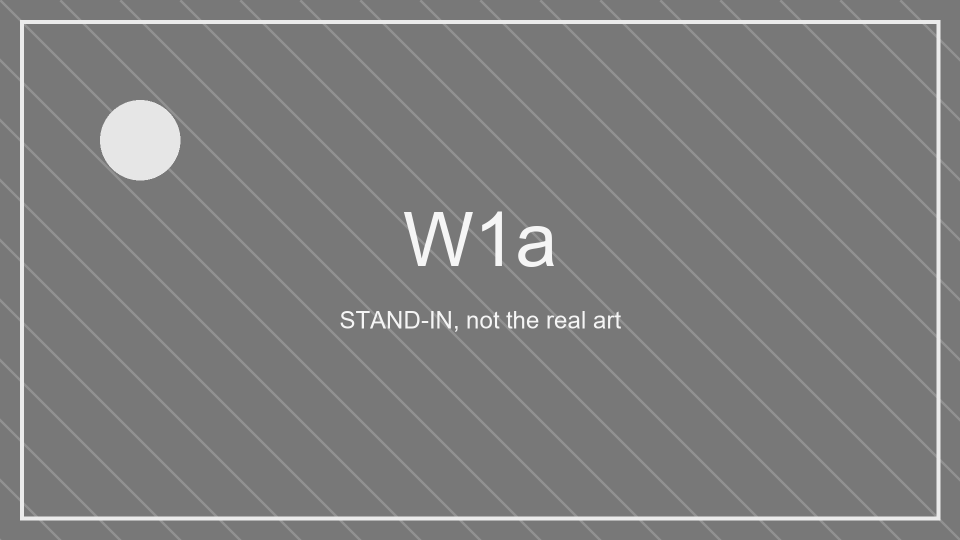
#> input picture Post-Production/projects/ian-trailer/rip/standin/W1a-standin.png, 1920 x 1080 px, given in place of f005.png, which was not available (shown at 1/2 size)
$ python contact_sheet.py standin/W1a-standin.png standin/W1b-standin.png 5 5 5
#> lines starting #> are read from the running program, lines starting #| are printed output that depends on the picture; after the words box and inside, x2 and y2 are one past the last pixel; in counts of white or black regions, pixels touching at a corner belong together
"""contact_sheet.py FRAMES_DIR OUT_PREFIX first last [cols] -> OUT_PREFIX.png, tiles 640x360 with frame numbers and times."""
import sys, cv2, numpy as np
d, out, a, b = sys.argv[1], sys.argv[2], int(sys.argv[3]), int(sys.argv[4])
cols = int(sys.argv[5]) if len(sys.argv) > 5 else 4
idx = list(range(a, b + 1))
rows = (len(idx) + cols - 1) // cols
sheet = np.zeros((rows * 360, cols * 640, 3), np.uint8)
for k, i in enumerate(idx):
    im = cv2.resize(cv2.imread(f"{d}/f{i:03d}.png"), (640, 360), interpolation=cv2.INTER_AREA)
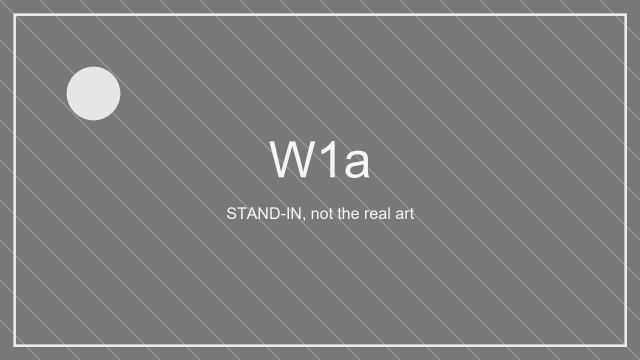
#> im: shape (360, 640, 3); min 120, max 245, mean 125.9
    cv2.putText(im, f"f{i} {i/24:.2f}s", (8, 24), cv2.FONT_HERSHEY_SIMPLEX, 0.7, (0, 255, 255), 2)
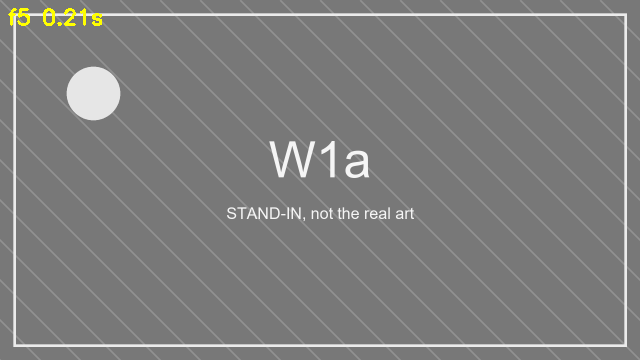
#> im: shape (360, 640, 3); 0.26% of pixels changed, all inside (x1, y1, x2, y2) = (8, 8, 102, 26)
    r, c = divmod(k, cols)
    sheet[r * 360:(r + 1) * 360, c * 640:(c + 1) * 640] = im
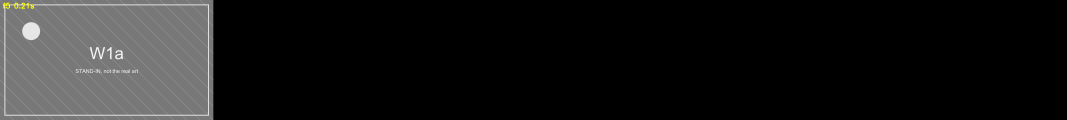
#> sheet: shape (360, 3200, 3) (shown at 1/3 size); mean B, G, R 25.1, 25.2, 25.2
cv2.imwrite(out, sheet)
